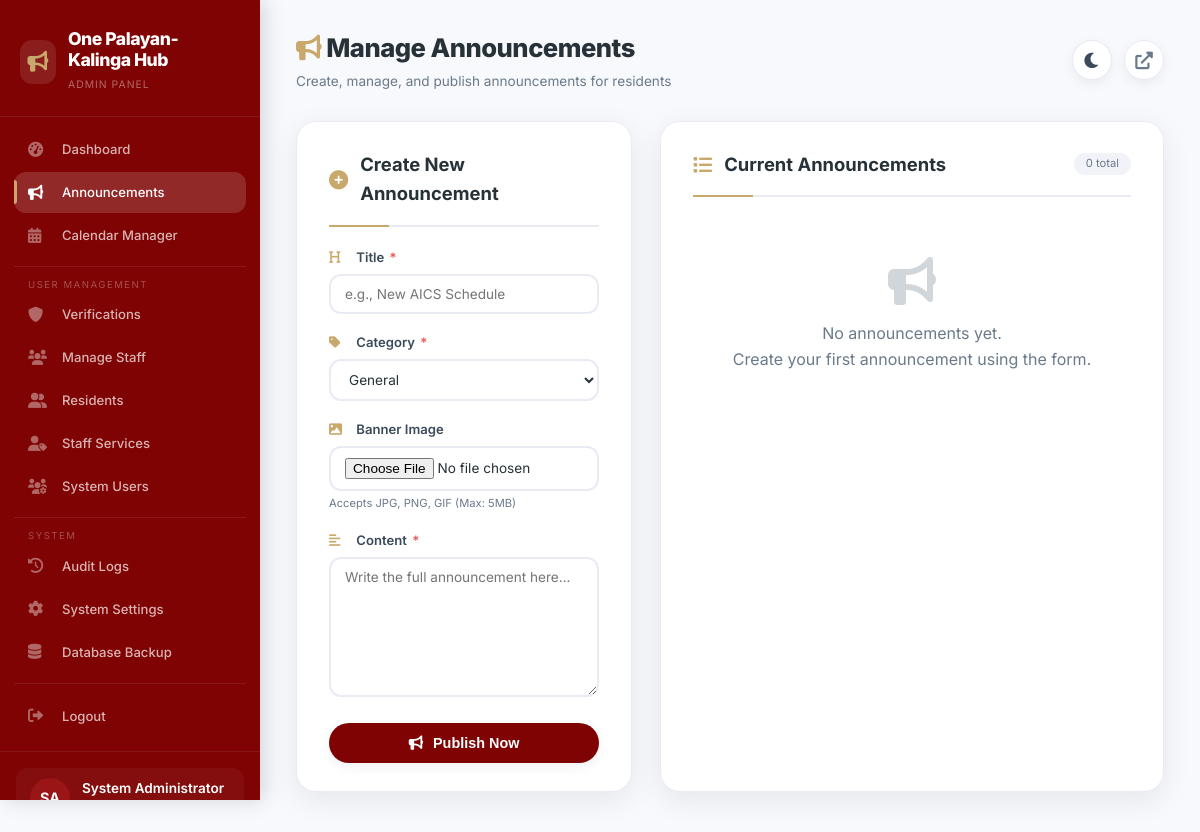
Before: /admin/announcements.php (signed in) with the older database file.
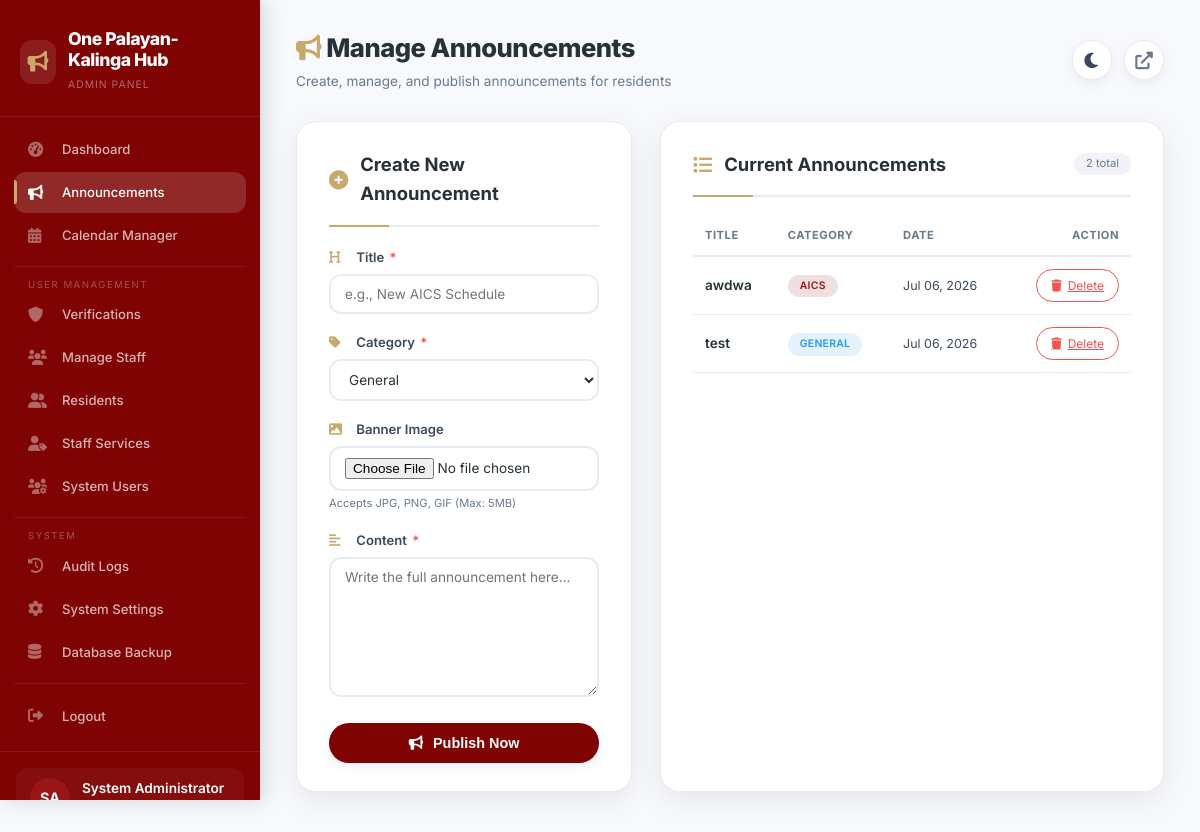
After: the same page with the newer database file.
### tables this page shows
CREATE TABLE `announcements` (
  `announcement_id` int(11) NOT NULL,
  `title` varchar(255) NOT NULL,
  `content` text NOT NULL,
  `category` varchar(50) NOT NULL DEFAULT 'general',
  `image_path` varchar(255) DEFAULT NULL,
  `created_by` int(11) NOT NULL,
  `created_at` timestamp NOT NULL DEFAULT current_timestamp()
);

### admin/announcements.php (the view, shortened to what the changed rows need)
<?php
$database = new Database();
$db = $database->getConnection();
$query = "SELECT a.*, u.first_name, u.last_name
          FROM announcements a
          LEFT JOIN users u ON a.created_by = u.user_id
          ORDER BY a.created_at DESC";
$stmt = $db->prepare($query);
$stmt->execute();
$announcements = $stmt->fetchAll(PDO::FETCH_ASSOC);
$dark_mode = isset($_COOKIE['dark_mode']) && $_COOKIE['dark_mode'] === 'enabled';
?>
<!DOCTYPE html>
<html lang="en" data-theme="<?php echo $dark_mode ? 'dark' : 'light'; ?>">
<head>
    <link rel="stylesheet" href="https://cdnjs.cloudflare.com/ajax/libs/font-awesome/6.0.0/css/all.min.css">
</head>
<body>
    <div class="app-container">
        <div class="sidebar" id="sidebar">
            <div class="sidebar-header">
                <div class="logo-text">
                    <h2>One Palayan-Kalinga Hub</h2>
                </div>
            </div>
        </div>
        <div class="main-content">
            <div class="top-bar">
                <div class="page-title">
                    <h1><i class="fas fa-bullhorn"></i> Manage Announcements</h1>
                </div>
            </div>
            <div class="announcements-grid">
                <div class="card animate-fade-up delay-2">
                    <div class="card-header">
                        <i class="fas fa-list"></i>
                        <h3>Current Announcements</h3>
                        <span
                            style="margin-left: auto; font-size: 0.7rem; color: var(--text-muted); background: var(--badge-bg); padding: 2px 12px; border-radius: 20px;">
                            <?php echo count($announcements); ?> total
                        </span>
                    </div>
                    <?php if (empty($announcements)): ?>
                        <div class="empty-state">
                            <i class="fas fa-bullhorn"></i>
                            <p>No announcements yet.<br>Create your first announcement using the form.</p>
                        </div>
                    <?php else: ?>
                        <div class="table-wrap">
                            <table class="table">
                                <thead>
                                    <tr>
                                        <th>Title</th>
                                        <th>Category</th>
                                        <th>Date</th>
                                        <th style="text-align: right;">Action</th>
                                    </tr>
                                </thead>
                                <tbody>
                                    <?php foreach ($announcements as $item): ?>
                                        <tr>
                                            <td class="title-cell" title="<?php echo htmlspecialchars($item['title']); ?>">
                                                <?php echo htmlspecialchars($item['title']); ?>
                                            </td>
                                            <td>
                                                <span class="badge badge-<?php echo htmlspecialchars($item['category']); ?>">
                                                    <?php echo strtoupper(htmlspecialchars($item['category'])); ?>
                                                </span>
                                            </td>
                                            <td style="font-size: 0.78rem;">
                                                <?php echo date('M d, Y', strtotime($item['created_at'])); ?>
                                            </td>
                                            <td style="text-align: right;">
                                                <a href="announcements.php?delete=<?php echo $item['announcement_id']; ?>"
                                                    class="btn-sm danger"
                                                    onclick="return confirm('Are you sure you want to delete this announcement?');">
                                                    <i class="fas fa-trash"></i> Delete
                                                </a>
                                            </td>
                                        </tr>
                                    <?php endforeach; ?>
                                </tbody>
                            </table>
                        </div>
                    <?php endif; ?>
                </div>
            </div>
        </div>
    </div>
</body>
</html>

Changed rows visible on the page:
added announcements: title "awdwa", category "AICS", created_at "Jul 06, 2026"
added announcements: title "test", category "GENERAL", created_at "Jul 06, 2026"
Other visible differences:
count($announcements): "0" → "2"
text no longer shown: "No announcements yet. Create your first announcement using the form."
text now shown: "TITLE CATEGORY DATE ACTION"
